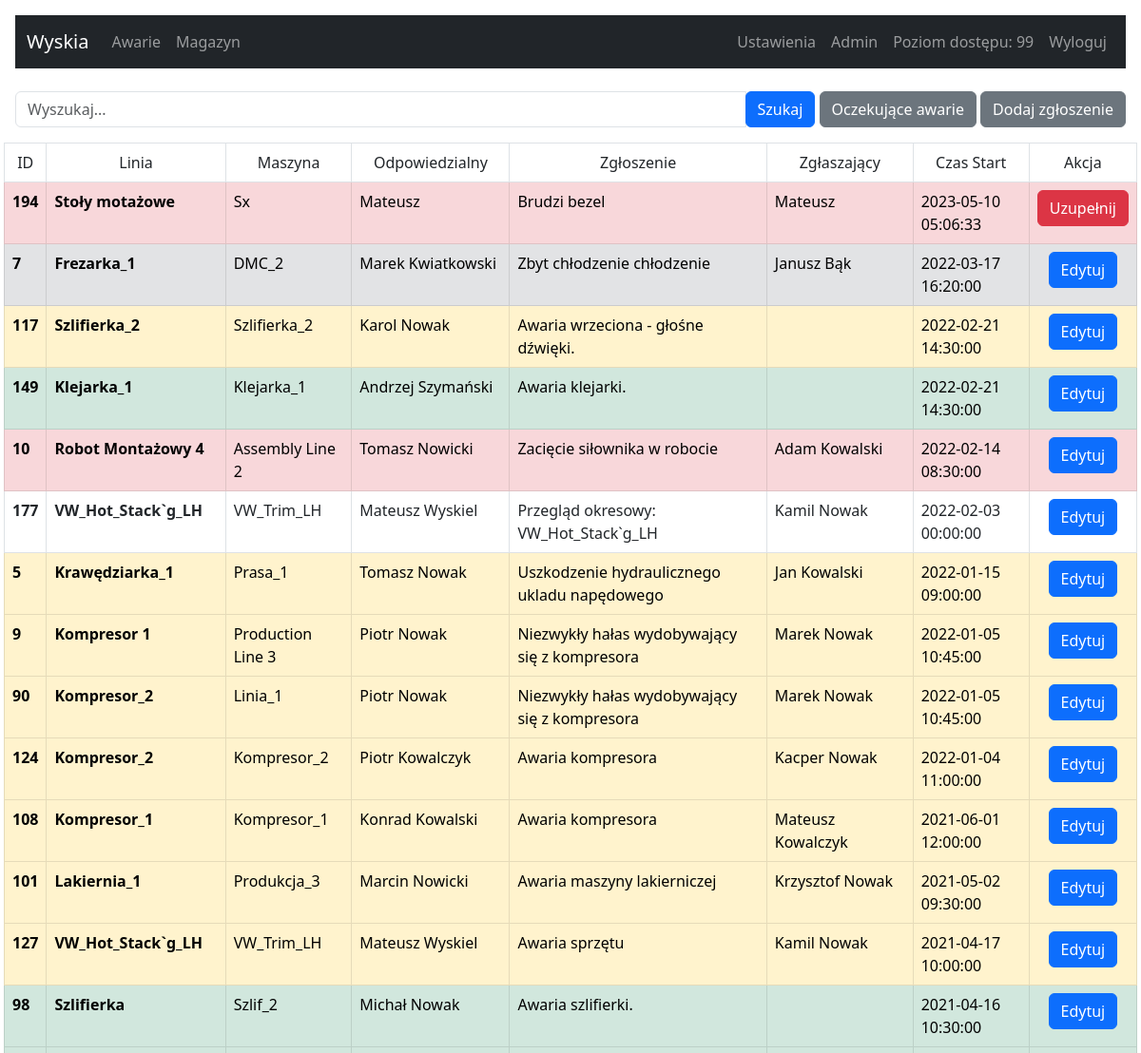
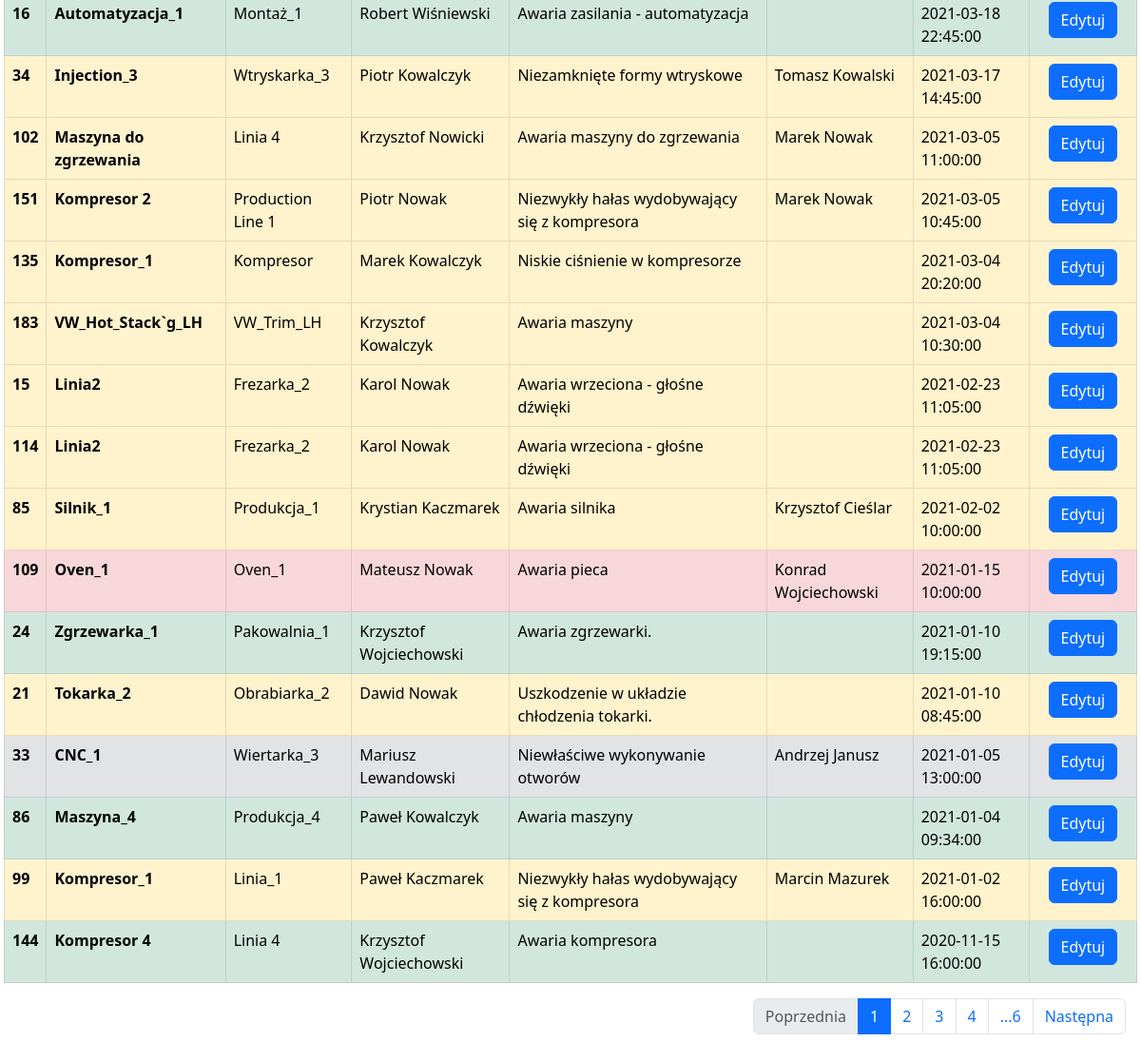
Screenshot of /management-failure (signed in) with the database file from the repository (2 pictures, top to bottom).
### tables this page shows
CREATE TABLE users (
		id INTEGER NOT NULL, 
		login VARCHAR(140), 
		password VARCHAR(140),
		rank INTEGER, name TEXT,
		PRIMARY KEY (id)
	);

CREATE TABLE awarie (
	id INTEGER NOT NULL, 
	maszyna VARCHAR(140), 
	linia VARCHAR(140), 
	czas_start DATETIME, 
	czas_stop DATETIME, 
	operator VARCHAR(100), 
	mechanik VARCHAR(100), 
	zgloszenie VARCHAR(140), 
	opis TEXT, 
	typ INTEGER, 
	status INTEGER, 
	rodzaj INTEGER, 
	czas_trwania INTEGER, 
	requestor VARCHAR(100), 
	przyczyna VARCHAR(140), 
	zatw VARCHAR(100), 
	case_id TEXT, 
	PRIMARY KEY (id)
);

### app.py (the view, shortened to what this page needs)
@app.route('/management-failure', methods = ['POST', 'GET'])
@flask_login.login_required
def failures():
   rows_per_page = 30   # Ilość zgłoszeń na stronie
   id_db = request.args.get('id', default = '', type = int)
   action = request.args.get('action', default = '', type = str)
   nr_page = request.args.get('page', default = 1, type = int)
   search = request.args.get('search', default = '', type = str)
   max_iteam = sql_select(f"SELECT COUNT(id)FROM awarie")
   max_iteam = int(max_iteam[0][0])
   max_page = int(max_iteam/rows_per_page)
   offset_row = str(rows_per_page*(nr_page-1))
   color_info_list = {1: 'class=table-danger', 2: 'class=table-warning', 3: 'class=table-success', 4: 'class=table-secondary', 5: ''}
   query_select = f"SELECT * FROM awarie ORDER BY czas_start DESC LIMIT {rows_per_page} OFFSET {offset_row} "
   rows = sql_select(query_select)
   query_select = f"SELECT * FROM awarie ORDER BY czas_start DESC"
   rows_all = sql_select(query_select)
   query_select = f"SELECT name FROM users"
   row_mechanic = sql_select(query_select)
   query_select = f"SELECT * FROM Productionline"
   Productionline = sql_select(query_select)
   query_select = f"SELECT * FROM Machine"
   Machine = sql_select(query_select)
   machine_as_list = []
   machine_as_dict = {}
   for r in Machine:
      machine_as_list.clear()
      if r["LineID"] in machine_as_dict.keys():
         for temp in machine_as_dict[r["LineID"]]:
            machine_as_list.append(temp)
         machine_as_list.append(r["MachineName"])
      else:
         machine_as_list.append(r["MachineName"])
         machine_as_dict[r["LineID"]] = machine_as_list
      machine_as_dict[r["LineID"]] = machine_as_list.copy()
   return render_template("management-failure.html", machine=machine_as_dict, Productionline=Productionline, rows_all=rows_all,  rows=rows, color_info=color_info_list, nr_page=nr_page, max_page=max_page, row_mechanic=row_mechanic)

### app.py (called while the page is built)
def get_db_connection():
   con = sql.connect('wsb.sqlite')
   con.row_factory = sql.Row
   return con

def sql_select(query_select):
   con = get_db_connection()
   cur = con.cursor()
   cur.execute(query_select)
   row = cur.fetchall()
   con.close()
   return row

@login_manager.user_loader
def user_loader(login_email):
   if login_email not in users:
      return
   user = User()
   user.id = login_email
   user.rank = users[login_email]['rank']
   user.name = users[login_email]['name']
   return user

### templates/management-failure.html (shortened to what this page needs)
{% extends 'base.html' %}
{% block content %}
  <div class="row justify-content-center">
      <div class="input-group mb-3">
        <input type="text" class="form-control" id="searchInput" placeholder="Wyszukaj...">
        <div class="input-group-append">
          <button class="btn btn-primary" id="searchButton" type="button">Szukaj</button>
          <button type="button" class="btn btn-secondary" data-bs-toggle="modal" data-bs-target="#pending_failures">
          Oczekujące awarie
          </button>
            {%if current_user.rank >= 2 %}
              <button type="button" class="btn btn-secondary" data-bs-toggle="modal" data-bs-target="#reporting-failures">
                Dodaj zgłoszenie
              </button>
          {%endif%}
        </div>
      </div>
  </div>
<div class="row align-items-center">
<table class="table table-bordered table-auto">
  <thead class="text-light bg-dark">
     <tr class="text-center">
      <td>ID</td>
       <td>Linia</td>
       <td>Maszyna</td>
       <td>Odpowiedzialny</td>
       <td>Zgłoszenie</td>
       <td>Zgłaszający</td>
       <td>Czas Start</td>
       <td class="col-3 col-sm-1">Akcja</td>
     </tr>
   </thead>
   <tbody id="myTable">
    {% for row in rows %}
        <tr {{color_info[row['typ']]}}>
          <th scope="row">{{row['id']}}</th>
          <th scope="row">{{row['linia']}}</th>
          <td>{{row['maszyna']}}</td>
          <td>{{row['mechanik']}}</td>
          <td>{{row['zgloszenie']}}</td>
          <td>{{row['requestor']}}</td>
          <td>{{row['czas_start']}}</td>
          <td class="text-center">
              {% if row['czas_stop'] %}
              <a href="?id={{row['id']}}" type="submit" class="btn btn-primary">Edytuj</a>
              {% else %}
              <a href="?id={{row['id']}}" type="submit" class="btn btn-danger">Uzupełnij</a>
              {% endif%}
          </td>
          </tr>
      {% endfor %}
   </tbody>
 </table>
</div>
{% include 'pagination.html' %}
{% endblock %}

### templates/base.html (shortened to what this page needs)
<!doctype html>
<html lang="pl">
  <head>
    <link href="https://cdn.jsdelivr.net/npm/bootstrap@5.3.0-alpha3/dist/css/bootstrap.min.css" rel="stylesheet">
    <link href="https://getbootstrap.com/docs/5.3/assets/css/docs.css" rel="stylesheet">
  </head>
  {% if current_user.is_authenticated %}
    <body class="p-3 m-0 border-0 bd-example">
    {% include 'navbar.html' %}
    <br>
    {% block content %}{% endblock %}
  {%endif%}
  </body>
</html>

### templates/navbar.html (shortened to what this page needs)
<nav class="navbar navbar-expand-lg navbar-dark bg-dark">
  <div class="container-fluid">
    <a class="navbar-brand" href="/">Wyskia</a>
    <div class="collapse navbar-collapse" id="navbarSupportedContent">
      <ul class="navbar-nav me-auto mb-2 mb-lg-0">
        <li class="nav-item">
          <a class="nav-link" href="/management-failure">Awarie</a>
        </li>
        <li class="nav-item">
          <a class="nav-link" href="/management-warehouse">Magazyn</a>
        </li>
      </ul>
      <ul class="navbar-nav me-right mb-2 mb-lg-0">
        <li class="nav-item">
          <a class="nav-link" href="/settings">Ustawienia</a>
        </li>
        <li class="nav-item">
          <a class="nav-link" disabled> {{ current_user.id }}</a>
        </li>
        <li class="nav-item">
          <a class="nav-link" disabled> Poziom dostępu: {{ current_user.rank }}</a>
        </li>
        <li class="nav-item">
          <a class="nav-link" href="/logout">Wyloguj</a>
        </li>
      </ul>
    </div>
  </div>
</nav>

### templates/pagination.html (shortened to what this page needs)
 {% if nr_page and max_page > 1 %}
  <nav aria-label="Page navigation">
    <ul class="pagination justify-content-end">
    <li class="page-item">
        <a class="page-link {% if nr_page == 1 %} disabled {%endif%}" href="?page={{nr_page-1}}">Poprzednia</a>
      </li>
      <li class="page-item active"><a class="page-link" href="?page={{nr_page}}">{{nr_page}}</a></li>
      {% if nr_page <= (max_page-1) %}<li class="page-item"><a class="page-link" href="?page={{nr_page+1}}">{{nr_page+1}}</a></li>{%endif%}
      {% if nr_page <= (max_page-2) %}<li class="page-item"><a class="page-link" href="?page={{nr_page+2}}">{{nr_page+2}}</a></li>{%endif%}
      {% if nr_page <= (max_page-3) %}<li class="page-item"><a class="page-link" href="?page={{nr_page+3}}">{{nr_page+3}}</a></li>{%endif%}
       {% if nr_page < (max_page-3) %}<li class="page-item"><a class="page-link" href="?page={{max_page}}">...{{max_page}}</a></li>{%endif%}
      <li class="page-item">
        <a class="page-link {% if nr_page >= max_page %} disabled {%endif%}" href="?page={{nr_page+1}}">Następna</a>
      </li>
    </ul>
  </nav>
 {%endif%}

### rows the page displays
users: id "Admin", rank "99"
awarie: id "194", linia "Stoły motażowe", maszyna "Sx", mechanik "Mateusz", zgloszenie "Brudzi bezel", requestor "Mateusz", czas_start "2023-05-10 05:06:33"
awarie: id "7", linia "Frezarka_1", maszyna "DMC_2", mechanik "Marek Kwiatkowski", zgloszenie "Zbyt chłodzenie chłodzenie", requestor "Janusz Bąk", czas_start "2022-03-17 16:20:00"
awarie: id "117", linia "Szlifierka_2", maszyna "Szlifierka_2", mechanik "Karol Nowak", zgloszenie "Awaria wrzeciona - głośne dźwięki.", czas_start "2022-02-21 14:30:00"
awarie: id "149", linia "Klejarka_1", maszyna "Klejarka_1", mechanik "Andrzej Szymański", zgloszenie "Awaria klejarki.", czas_start "2022-02-21 14:30:00"
awarie: id "10", linia "Robot Montażowy 4", maszyna "Assembly Line 2", mechanik "Tomasz Nowicki", zgloszenie "Zacięcie siłownika w robocie", requestor "Adam Kowalski", czas_start "2022-02-14 08:30:00"
awarie: id "177", linia "VW_Hot_Stack`g_LH", maszyna "VW_Trim_LH", mechanik "Mateusz Wyskiel", zgloszenie "Przegląd okresowy: VW_Hot_Stack`g_LH", requestor "Kamil Nowak", czas_start "2022-02-03 00:00:00"
awarie: id "5", linia "Krawędziarka_1", maszyna "Prasa_1", mechanik "Tomasz Nowak", zgloszenie "Uszkodzenie hydraulicznego ukladu napędowego", requestor "Jan Kowalski", czas_start "2022-01-15 09:00:00"
awarie: id "9", linia "Kompresor 1", maszyna "Production Line 3", mechanik "Piotr Nowak", zgloszenie "Niezwykły hałas wydobywający się z kompresora", requestor "Marek Nowak", czas_start "2022-01-05 10:45:00"
awarie: id "90", linia "Kompresor_2", maszyna "Linia_1", mechanik "Piotr Nowak", zgloszenie "Niezwykły hałas wydobywający się z kompresora", requestor "Marek Nowak", czas_start "2022-01-05 10:45:00"
awarie: id "124", linia "Kompresor_2", maszyna "Kompresor_2", mechanik "Piotr Kowalczyk", zgloszenie "Awaria kompresora", requestor "Kacper Nowak", czas_start "2022-01-04 11:00:00"
awarie: id "108", linia "Kompresor_1", maszyna "Kompresor_1", mechanik "Konrad Kowalski", zgloszenie "Awaria kompresora", requestor "Mateusz Kowalczyk", czas_start "2021-06-01 12:00:00"
awarie: id "101", linia "Lakiernia_1", maszyna "Produkcja_3", mechanik "Marcin Nowicki", zgloszenie "Awaria maszyny lakierniczej", requestor "Krzysztof Nowak", czas_start "2021-05-02 09:30:00"
awarie: id "127", linia "VW_Hot_Stack`g_LH", maszyna "VW_Trim_LH", mechanik "Mateusz Wyskiel", zgloszenie "Awaria sprzętu", requestor "Kamil Nowak", czas_start "2021-04-17 10:00:00"
awarie: id "98", linia "Szlifierka", maszyna "Szlif_2", mechanik "Michał Nowak", zgloszenie "Awaria szlifierki.", czas_start "2021-04-16 10:30:00"
awarie: id "16", linia "Automatyzacja_1", maszyna "Montaż_1", mechanik "Robert Wiśniewski", zgloszenie "Awaria zasilania - automatyzacja", czas_start "2021-03-18 22:45:00"
awarie: id "34", linia "Injection_3", maszyna "Wtryskarka_3", mechanik "Piotr Kowalczyk", zgloszenie "Niezamknięte formy wtryskowe", requestor "Tomasz Kowalski", czas_start "2021-03-17 14:45:00"
awarie: id "102", linia "Maszyna do zgrzewania", maszyna "Linia 4", mechanik "Krzysztof Nowicki", zgloszenie "Awaria maszyny do zgrzewania", requestor "Marek Nowak", czas_start "2021-03-05 11:00:00"
awarie: id "151", linia "Kompresor 2", maszyna "Production Line 1", mechanik "Piotr Nowak", zgloszenie "Niezwykły hałas wydobywający się z kompresora", requestor "Marek Nowak", czas_start "2021-03-05 10:45:00"
awarie: id "135", linia "Kompresor_1", maszyna "Kompresor", mechanik "Marek Kowalczyk", zgloszenie "Niskie ciśnienie w kompresorze", czas_start "2021-03-04 20:20:00"
awarie: id "183", linia "VW_Hot_Stack`g_LH", maszyna "VW_Trim_LH", mechanik "Krzysztof Kowalczyk", zgloszenie "Awaria maszyny", czas_start "2021-03-04 10:30:00"
awarie: id "15", linia "Linia2", maszyna "Frezarka_2", mechanik "Karol Nowak", zgloszenie "Awaria wrzeciona - głośne dźwięki", czas_start "2021-02-23 11:05:00"
awarie: id "114", linia "Linia2", maszyna "Frezarka_2", mechanik "Karol Nowak", zgloszenie "Awaria wrzeciona - głośne dźwięki", czas_start "2021-02-23 11:05:00"
awarie: id "85", linia "Silnik_1", maszyna "Produkcja_1", mechanik "Krystian Kaczmarek", zgloszenie "Awaria silnika", requestor "Krzysztof Cieślar", czas_start "2021-02-02 10:00:00"
awarie: id "109", linia "Oven_1", maszyna "Oven_1", mechanik "Mateusz Nowak", zgloszenie "Awaria pieca", requestor "Konrad Wojciechowski", czas_start "2021-01-15 10:00:00"
awarie: id "24", linia "Zgrzewarka_1", maszyna "Pakowalnia_1", mechanik "Krzysztof Wojciechowski", zgloszenie "Awaria zgrzewarki.", czas_start "2021-01-10 19:15:00"
awarie: id "21", linia "Tokarka_2", maszyna "Obrabiarka_2", mechanik "Dawid Nowak", zgloszenie "Uszkodzenie w układzie chłodzenia tokarki.", czas_start "2021-01-10 08:45:00"
awarie: id "33", linia "CNC_1", maszyna "Wiertarka_3", mechanik "Mariusz Lewandowski", zgloszenie "Niewłaściwe wykonywanie otworów", requestor "Andrzej Janusz", czas_start "2021-01-05 13:00:00"
awarie: id "86", linia "Maszyna_4", maszyna "Produkcja_4", mechanik "Paweł Kowalczyk", zgloszenie "Awaria maszyny", czas_start "2021-01-04 09:34:00"
awarie: id "99", linia "Kompresor_1", maszyna "Linia_1", mechanik "Paweł Kaczmarek", zgloszenie "Niezwykły hałas wydobywający się z kompresora", requestor "Marcin Mazurek", czas_start "2021-01-02 16:00:00"
awarie: id "144", linia "Kompresor 4", maszyna "Linia 4", mechanik "Krzysztof Wojciechowski", zgloszenie "Awaria kompresora", czas_start "2020-11-15 16:00:00"

### other values shown
{{ nr_page }} "1"
{{ nr_page+1 }} "2"
{{ nr_page+2 }} "3"
{{ nr_page+3 }} "4"
{{ max_page }} "6"
